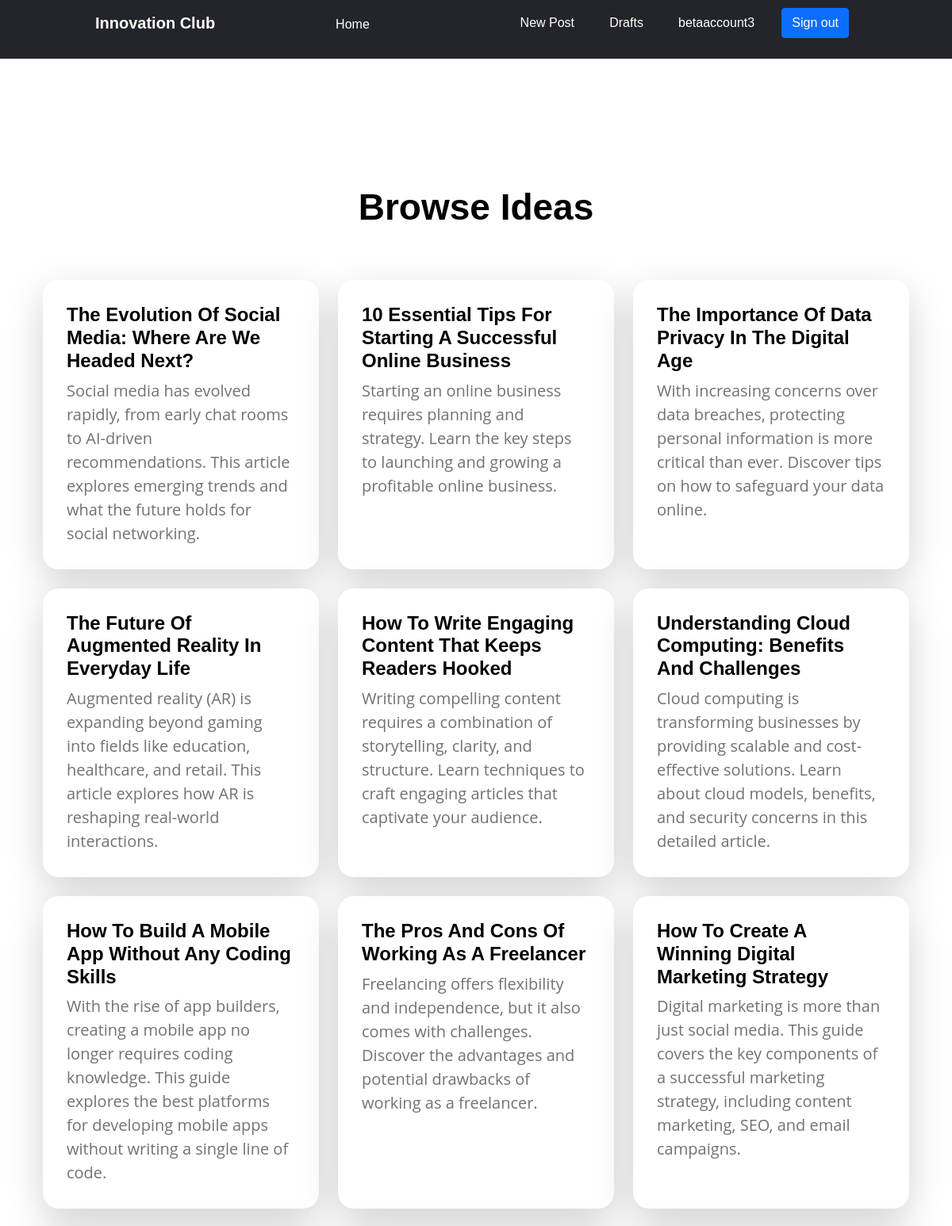
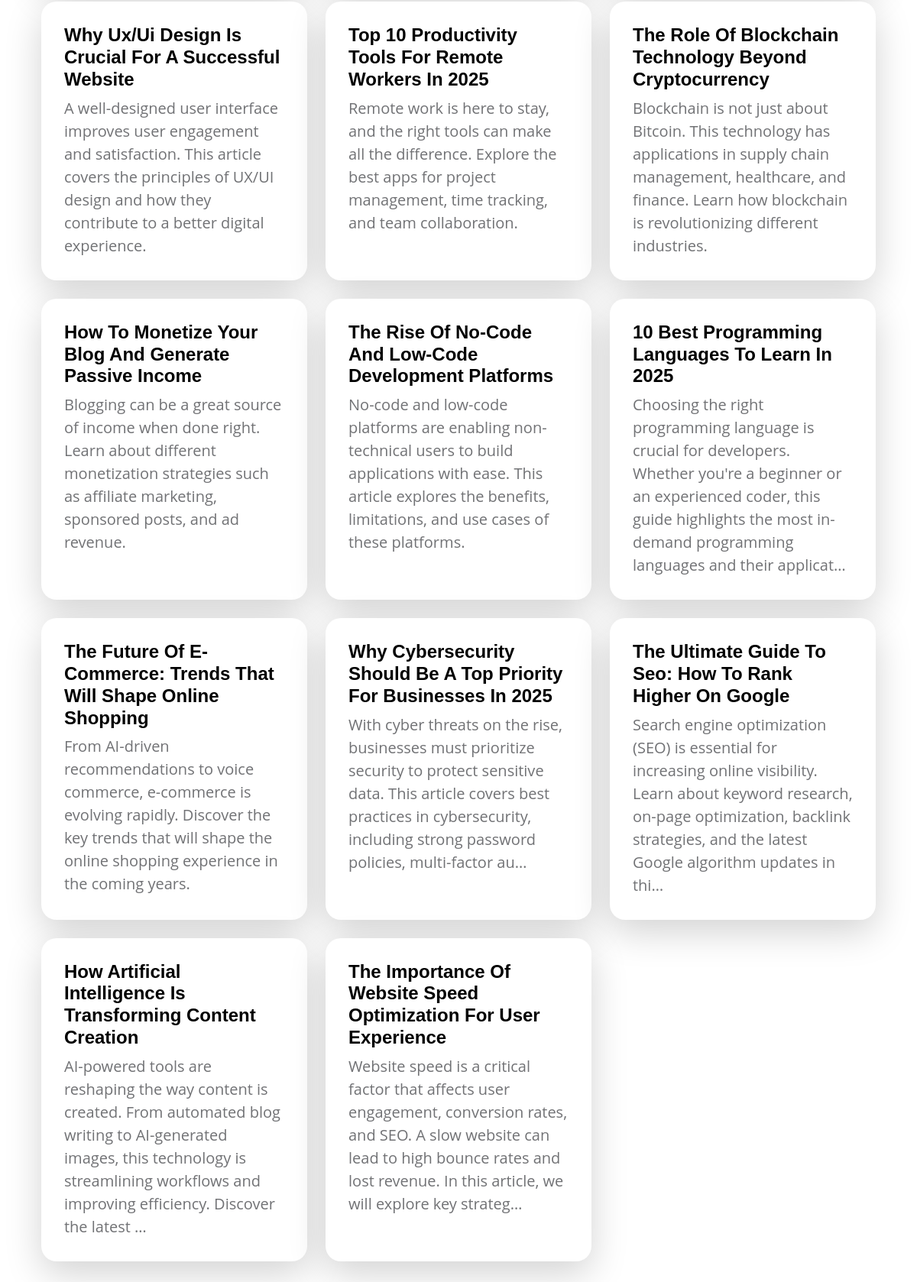
The page / (signed in) on the database its author committed (2 pictures, top to bottom).
### blog/models.py (models this page shows, shortened)
class Post(models.Model):
    author = models.ForeignKey(User,on_delete=models.CASCADE)
    title = models.TextField()
    category = models.CharField(max_length=120)
    image = models.ImageField(upload_to='posts',blank=True,null=True)
    content = models.TextField()
    created_date = models.DateTimeField(default=timezone.now)
    published_date = models.DateTimeField(blank=True,null=True)

### blog/views.py (the view)
# urls.py: url(r'^$',ListPosts.as_view(),name='posts'),
class ListPosts(ListView):
    model = Post
    context_object_name = 'posts'
    template_name = 'blog/list_posts.html'
    def get_queryset(self):
        return Post.objects.filter(published_date__lte=timezone.now()).order_by('-published_date')

### blog/templates/blog/list_posts.html (shortened to what this page needs)
{% extends 'blog/post_base.html' %}
{% block content %}
    <section class="explore-section section-padding">
        <div class="container">
            <div class="row">
                <div class="col-12 text-center">
                    <h2 class="mb-4">Browse Ideas</h2>
                </div>
            </div>
        </div>
        <div class="container">
            <div class="row">
                {% for post in posts %}
                    {% if forloop.counter0|divisibleby:3 %}
                        </div><div class="row">
                    {% endif %}
                    <div class="col-lg-4 col-md-6 col-12 mb-4">
                        <div class="custom-block bg-white shadow-lg">
                            <a href="{% url 'blog:detail' pk=post.pk %}">
                                <div class="d-flex">
                                    <div>
                                        <h5 class="mb-2">{{ post.title|title }}</h5>
                                        <p class="mb-0">{{ post.content|truncatechars:200 }}</p>
                                    </div>
                                </div>
                            </a>
                        </div>
                    </div>
                {% endfor %}
            </div>
        </div>
    </section>
{% endblock %}

### blog/templates/blog/post_base.html (shortened to what this page needs)
<!DOCTYPE html>
{% load static %}
<html lang="en">
<head>
    <link rel="stylesheet" href="{% static "css/style.css" %}">
    <link rel="stylesheet" href="{% static "css/login.css" %}">
    <link rel="stylesheet" href="{% static "css/signup.css" %}">
    <link rel="stylesheet" href="{% static "css/list.css" %}">
    <link rel="stylesheet" href="{% static "css/detail.css" %}">
    <link rel="stylesheet" href="{% static "css/comments.css" %}">
    <link rel="stylesheet" href="{% static "css/form.css" %}">
    <link rel="stylesheet" href="{% static "css/delete.css" %}">
    <link rel="stylesheet" href="{% static "css/bootstrap.css" %}">
    <link rel="stylesheet" href="{% static "css/topic_listing.css" %}">
</head>
<body>
    <header>
        <div class="nav-1">
            <p ><a style="color: white;" href="{% url 'posts' %}">Innovation Club</a></p>
            <nav>
                <ul>
                    <li><a href="{% url 'posts' %}">Home</a></li>
                </ul>
            </nav>
        </div>
        <div class="nav-2">
            <nav>
                <ul>
                    {% if user.is_authenticated %}
                        <li><a href="{% url 'blog:create' %}">New Post</a></li>
                        <li><a href="{% url 'blog:draft' %}">Drafts</a></li>
                        <li><a href="#">{{ user.username }}</a></li>
                        <li><a class='btn btn-primary' type = 'button' href="{% url 'log_out' %}">Sign out</a></li>
                    {% else %}
                        <li><a class='btn btn-secondary' type = 'button' href="{% url "sign_up" %}">Sign up</a></li>
                        <li><a class='btn btn-primary' type = 'button' href="{% url "log_in" %}">Sign in</a></li>
                    {% endif %}
                </ul>
            </nav>
        </div>
    </header>
    <div class="container">
        {% block content %}
        {% endblock %}
    </div>
</body>
</html>

### static/css/style.css (style rules this page uses)
* { box-sizing: border-box; padding: 0; margin: 0; }
body { font-family: 'Roboto', sans-serif; }
.container { padding: 10px; width: 500px; margin: 20px auto 0 auto; }
header { color: #ffffff; background: #24252A;; display: flex; justify-content: space-between; align-items: center; padding: 10px 10%; z-index: 1000; position: sticky; }
.nav-1 { display: flex; justify-content: space-between; align-items: center; }
header li a { font-family: 'Montserrat', sans-serif; font-weight: 500; font-size: 16px; text-decoration: none; color: #ffffff; cursor: pointer; }
.nav-1 p { font-family: 'Montserrat', sans-serif; font-weight: 800; font-size: 20px; text-decoration: none; cursor: pointer; }
header ul { list-style: none; }
.nav-1 nav { padding-left: 100px; }
header li { display: inline-block; padding: 0 10px; }
header li a { display: inline-block; padding: 0 10px; transition: all 0.3s ease 0s; }

### static/css/topic_listing.css (style rules this page uses)
:root { --white-color: #ffffff; --primary-color: #13547a; --secondary-color: #80d0c7; --section-bg-color: #f0f8ff; --custom-btn-bg-color: #80d0c7; --custom-btn-bg-hover-color: #13547a; --dark-color: #000000; --p-color: #717275; --border-color: #7fffd4; --link-hover-color: #13547a; --body-font-family: 'Open Sans', sans-serif; --title-font-family: 'Montserrat', sans-serif; --h1-font-size: 58px; --h2-font-size: 46px; --h3-font-size: 32px; --h4-font-size: 28px; --h5-font-size: 24px; --h6-font-size: 22px; --p-font-size: 20px; --menu-font-size: 14px; --btn-font-size: 18px; --copyright-font-size: 16px; --border-radius-large: 100px; --border-radius-medium: 20px; --border-radius-small: 10px; --font-weight-normal: 400; --font-weight-medium: 500; --font-weight-semibold: 600; --font-weight-bold: 700; }
body { background-color: var(--white-color); font-family: var(--body-font-family); }
h2, h3, h4, h5, h6 { color: var(--dark-color); }
h1, h2, h3, h4, h5, h6 { font-family: var(--title-font-family); font-weight: var(--font-weight-semibold); }
h2 { font-size: var(--h2-font-size); font-weight: var(--font-weight-bold); }
h5 { font-size: var(--h5-font-size); }
p { color: var(--p-color); font-size: var(--p-font-size); font-weight: var(--font-weight-normal); }
ul li { color: var(--p-color); font-size: var(--p-font-size); font-weight: var(--font-weight-normal); }
a, button { touch-action: manipulation; transition: all 0.3s; }
a { display: inline-block; color: var(--primary-color); text-decoration: none; }
.section-padding { padding-top: 100px; padding-bottom: 100px; }
.custom-block { border-radius: var(--border-radius-medium); position: relative; overflow: hidden; padding: 30px; transition: all 0.3s ease; height: 100%; }
.custom-block > a { width: 100%; }

### rows shown on the page
Post: title "The Evolution Of Social Media: Where Are We Headed Next?", content "Social media has evolved rapidly, from early chat rooms to AI-driven recommendations. This article explores emerging trends and what the future holds for social networking."
Post: title "10 Essential Tips For Starting A Successful Online Business", content "Starting an online business requires planning and strategy. Learn the key steps to launching and growing a profitable online business."
Post: title "The Importance Of Data Privacy In The Digital Age", content "With increasing concerns over data breaches, protecting personal information is more critical than ever. Discover tips on how to safeguard your data online."
Post: title "The Future Of Augmented Reality In Everyday Life", content "Augmented reality (AR) is expanding beyond gaming into fields like education, healthcare, and retail. This article explores how AR is reshaping real-world interactions."
Post: title "How To Write Engaging Content That Keeps Readers Hooked", content "Writing compelling content requires a combination of storytelling, clarity, and structure. Learn techniques to craft engaging articles that captivate your audience."
Post: title "Understanding Cloud Computing: Benefits And Challenges", content "Cloud computing is transforming businesses by providing scalable and cost-effective solutions. Learn about cloud models, benefits, and security concerns in this detailed article."
Post: title "How To Build A Mobile App Without Any Coding Skills", content "With the rise of app builders, creating a mobile app no longer requires coding knowledge. This guide explores the best platforms for developing mobile apps without writing a single line of code."
Post: title "The Pros And Cons Of Working As A Freelancer", content "Freelancing offers flexibility and independence, but it also comes with challenges. Discover the advantages and potential drawbacks of working as a freelancer."
Post: title "How To Create A Winning Digital Marketing Strategy", content "Digital marketing is more than just social media. This guide covers the key components of a successful marketing strategy, including content marketing, SEO, and email campaigns."
Post: title "Why Ux/Ui Design Is Crucial For A Successful Website", content "A well-designed user interface improves user engagement and satisfaction. This article covers the principles of UX/UI design and how they contribute to a better digital experience."
Post: title "Top 10 Productivity Tools For Remote Workers In 2025", content "Remote work is here to stay, and the right tools can make all the difference. Explore the best apps for project management, time tracking, and team collaboration."
Post: title "The Role Of Blockchain Technology Beyond Cryptocurrency", content "Blockchain is not just about Bitcoin. This technology has applications in supply chain management, healthcare, and finance. Learn how blockchain is revolutionizing different industries."
Post: title "How To Monetize Your Blog And Generate Passive Income", content "Blogging can be a great source of income when done right. Learn about different monetization strategies such as affiliate marketing, sponsored posts, and ad revenue."
Post: title "The Rise Of No-Code And Low-Code Development Platforms", content "No-code and low-code platforms are enabling non-technical users to build applications with ease. This article explores the benefits, limitations, and use cases of these platforms."
Post: title "10 Best Programming Languages To Learn In 2025", content "Choosing the right programming language is crucial for developers. Whether you're a beginner or an experienced coder, this guide highlights the most in-demand programming languages and their applicat…"
Post: title "The Future Of E-Commerce: Trends That Will Shape Online Shopping", content "From AI-driven recommendations to voice commerce, e-commerce is evolving rapidly. Discover the key trends that will shape the online shopping experience in the coming years."
Post: title "Why Cybersecurity Should Be A Top Priority For Businesses In 2025", content "With cyber threats on the rise, businesses must prioritize security to protect sensitive data. This article covers best practices in cybersecurity, including strong password policies, multi-factor au…"
Post: title "The Ultimate Guide To Seo: How To Rank Higher On Google", content "Search engine optimization (SEO) is essential for increasing online visibility. Learn about keyword research, on-page optimization, backlink strategies, and the latest Google algorithm updates in thi…"
Post: title "How Artificial Intelligence Is Transforming Content Creation", content "AI-powered tools are reshaping the way content is created. From automated blog writing to AI-generated images, this technology is streamlining workflows and improving efficiency. Discover the latest …"
Post: title "The Importance Of Website Speed Optimization For User Experience", content "Website speed is a critical factor that affects user engagement, conversion rates, and SEO. A slow website can lead to high bounce rates and lost revenue. In this article, we will explore key strateg…"

### other values the page prints
{{ user.username }} "betaaccount3"
